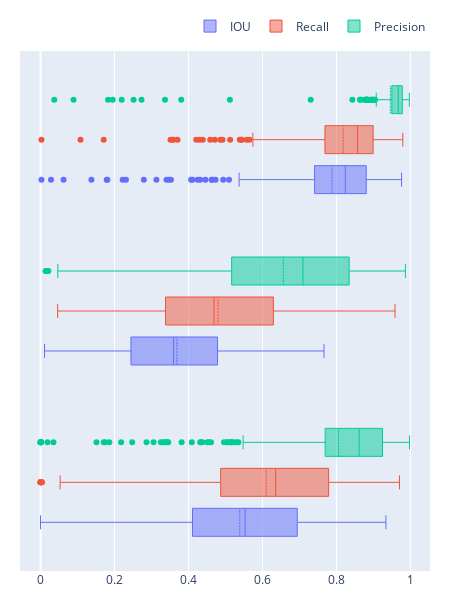

Source (notebook cell):
### Code cell
# comparing model performance between the local NJ model and the national model
njnational['Exp'] = 'NJ national'
njtest['Exp'] = 'NJ local test'
nj30['Exp'] = 'NJ local'
df = pd.concat([njnational, njtest, nj30])
plot_multibox(df)

### Figure 1 — Plotly figure (JSON) as saved in the notebook; plotly's stock layout.template omitted (floating-point values rounded to 4 significant figures; data arrays with more than 128 entries replaced by an {"elided": "..."} marker saying what was removed)
{"data": [{"boxmean": true, "line": {"width": 1}, "name": "IOU", "orientation": "h", "type": "box", "x": {"elided": "1399 float values"}, "y": {"elided": "1399 str values"}}, {"boxmean": true, "line": {"width": 1}, "name": "Recall", "orientation": "h", "type": "box", "x": {"elided": "1399 float values"}, "y": {"elided": "1399 str values"}}, {"boxmean": true, "line": {"width": 1}, "name": "Precision", "orientation": "h", "type": "box", "x": {"elided": "1399 float values"}, "y": {"elided": "1399 str values"}}], "layout": {"boxmode": "group", "height": 600, "legend": {"orientation": "h", "x": 1, "xanchor": "right", "y": 1.02, "yanchor": "bottom"}, "margin": {"b": 20, "l": 20, "r": 20, "t": 20}, "width": 450, "yaxis": {"showticklabels": false, "visible": false}}}
